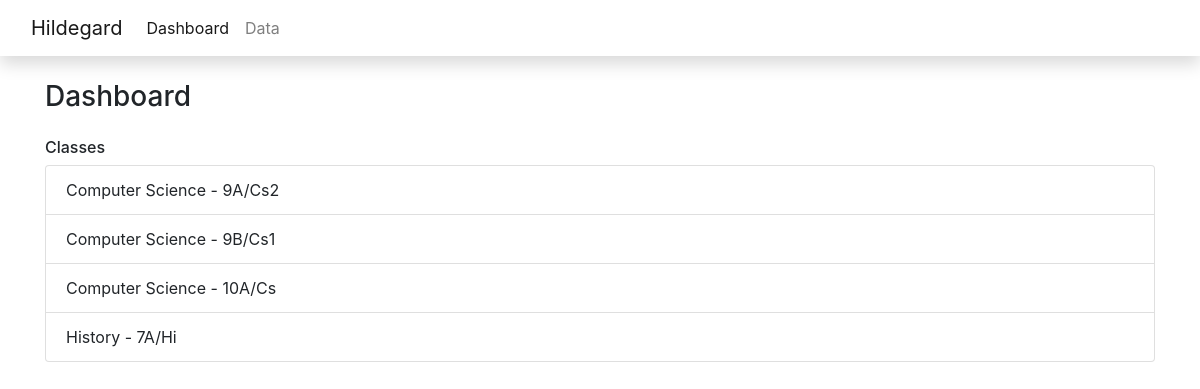
The page /index on the database as committed earlier.
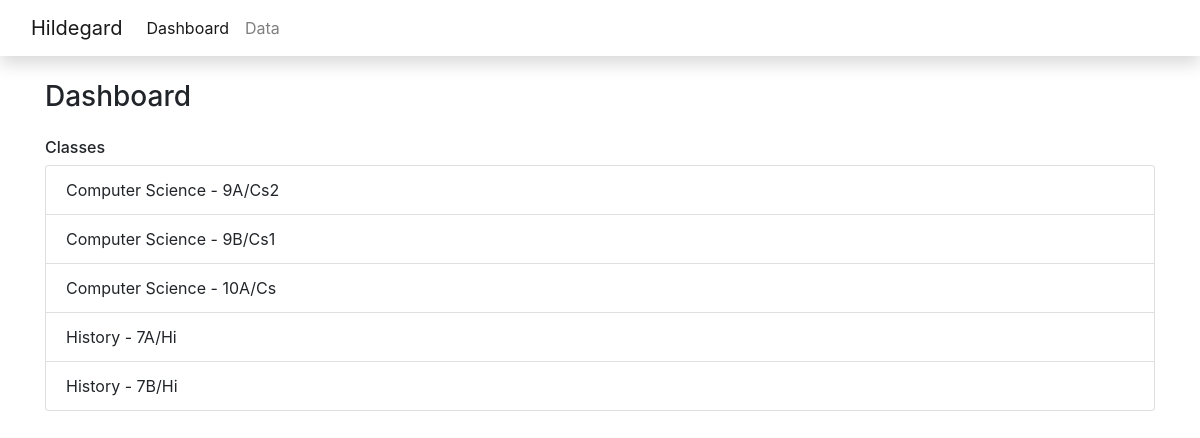
The same page on the database as committed later.
### tables this page shows
CREATE TABLE "SClasses" (
	"id"	INTEGER,
	"reference"	TEXT,
	"subjectId"	INTEGER,
	PRIMARY KEY("id" AUTOINCREMENT)
);

CREATE TABLE "Subjects" (
	"id"	INTEGER,
	"name"	TEXT,
	PRIMARY KEY("id" AUTOINCREMENT)
);

### app/routes.py (the view)
@app.route("/")
@app.route("/index")
def homepage():
    try:
        con = get_db()
        con.row_factory = sql.Row
        cur = con.cursor()
        get_user_query = """
        SELECT SClasses.id, Subjects.name, SClasses.reference from SClasses
        JOIN Subjects on Subjects.id = SClasses.subjectId
        """
        cur.execute(get_user_query)
        data = cur.fetchall()
        cur.close()
        if data is not None:
            return render_template("index.html", class_data = data)
    except:
        print("ERROR - Getting user from db")
        return render_template("index.html", class_data = [])

### app/models/db.py (called while the page is built)
def get_db():
    db = getattr(g, '_database', None)
    if db is None:
        db = g._database = sql.connect(DATABASE)
    return db

@app.teardown_appcontext
def close_connection(exception):
    db = getattr(g, '_database', None)
    if db is not None:
        db.close()

### app/templates/index.html (shortened to what this page needs)
{% extends "masterpage.html" %}
{% set active_page = "" %}
{% block head %}
{{ super() }}
{% endblock %}
{% block content %}
<div class = "container pt-4">
	<h3>Dashboard</h3>
	<h6 class="mt-4">Classes</h6>
	<ul class="list-group">
		{% for class_item in class_data %}
			<li class="list-group-item">{{class_item["name"]}} - {{class_item["reference"]}}</li>
		{% endfor %}
	</ul>
</div>
{% endblock %}

### app/templates/masterpage.html (shortened to what this page needs)
<html>
	<head>
		{% block head %}
			<link href="https://stackpath.bootstrapcdn.com/bootstrap/4.5.2/css/bootstrap.min.css" rel="stylesheet">
			<link href="https://maxcdn.bootstrapcdn.com/font-awesome/4.7.0/css/font-awesome.min.css" rel="stylesheet">
			<link href="{{ url_for('static', filename='css/style.css') }}" rel="stylesheet">
		{% endblock %}
	</head>
	</body>
	<nav class="navbar navbar-expand-lg navbar-light shadow">
		<div class="container-fluid">
		  <a class="navbar-brand" href="#">Hildegard</a>
		  <div class="collapse navbar-collapse" id="navbarNavAltMarkup">
			<div class="navbar-nav">
			  <a class="nav-link active" aria-current="page" href="#">Dashboard</a>
			  <a class="nav-link" href="#">Data</a>
			</div>
		  </div>
		</div>
	  </nav>
		{% block content %}{% endblock %}
	</body>
</html>

Rows that differ between the two databases and show on the page:
added SClasses: name "History", reference "7B/Hi"
